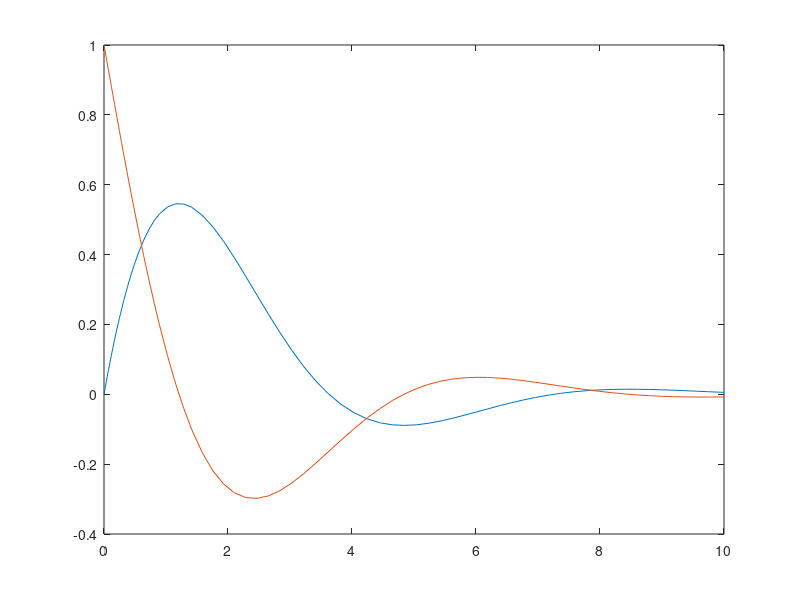

Recreate this plot in MATLAB.
% 求解二阶微分方程
% x'' = -x'-x;

% 设置x1=x, x2=dx/dt
% 则dx1/dt = dx/dt, dx2/dt = x'' = -dx/dt-x = -x2-x1;

%设X=[x1;x2], dX/dt = [dx1/dt;dx2/dt]= [x2;-x2-x1];

clear all; clc;

fun = @(t,X) [X(2);-X(2)-X(1)];
tSpan = [0,10];
X0 = [0,1];

[tSolve,XSolve] = ode45(fun,tSpan,X0);

plot(tSolve,XSolve);

